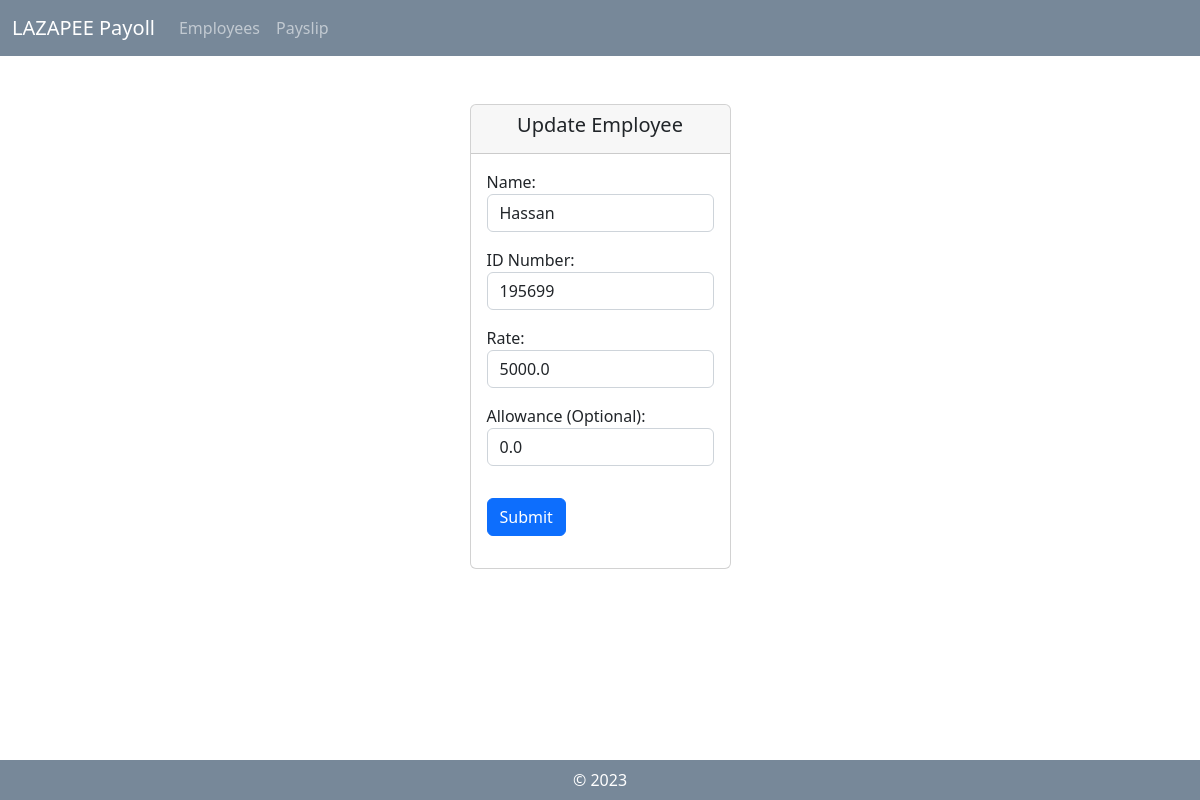
The page /update_employee/10/ on the database its author committed.
### payroll_app/models.py (models this page shows, shortened)
class Employee(models.Model):
    name = models.CharField(max_length=255)
    id_number = models.CharField(max_length=20, unique=True)
    rate = models.FloatField()
    overtime_pay = models.FloatField(null = True, blank = True)
    allowance = models.FloatField(null = True, blank = True)

### payroll_app/views.py (the view)
# urls.py: path('update_employee/<int:pk>/', views.update_employee, name='update_employee'),
def update_employee(request, pk):
        if(request.method=="POST"):
                name = request.POST.get('name')
                id_number = request.POST.get('id')
                rate = request.POST.get('rate')
                if not name:
                        messages.error(request, 'Please enter a name')
                        return redirect('create_employee')
                if not id_number:
                        messages.error(request, 'Please enter an ID number')
                        return redirect('create_employee')
                if not rate:
                        messages.error(request, 'Please enter a rate')
                        return redirect('create_employee')
                if name and id_number and rate:
                        allowance = request.POST.get('allowance') or 0.0
                        Employee.objects.filter(pk=pk).update(name=name, id_number=id_number, rate=rate, allowance=allowance)
                        return redirect('view_employee')
        else:
                e = get_object_or_404(Employee, pk=pk)
                return render(request, 'payroll_app/update_employee.html', {'e':e})

### payroll_app/templates/payroll_app/update_employee.html (shortened to what this page needs)
{% extends 'payroll_app/base.html' %}
{% load static %}
                {% block content %}
                <div class="mx-auto col-4 col-md-4 col-lg-3 mt-5">
                    <div class="card">
                        <div class="card-header text-center">
                            <h5 class="card-title">Update Employee</h5>
                        </div>
                        <div class="card-body">
                            <form method="POST" action="">{% csrf_token %}
                                <div class="form-group mb-3">
                                    <label for="name"> Name: </label>
                                    <input type="text" class="form-control" id="name" name="name" value="{{e.name}}">
                                </div>
                                <div class="form-group mb-3">
                                    <label for="id"> ID Number: </label>
                                    <input type="text" class="form-control" id="id" name="id" value="{{e.id_number}}">
                                </div>
                                <div class="form-group mb-3">
                                    <label for="rate"> Rate: </label>
                                    <input type="text" class="form-control" id="rate" name="rate" value="{{e.rate}}">
                                </div>
                                <div class="form-group mb-3">
                                    <label for="allowance"> Allowance (Optional): </label>
                                    <input type="text" class="form-control" id="allowance" name="allowance" value="{{e.allowance}}">
                                </div>
                                <button type="submit" class="justify-content-center mt-3 btn btn-primary">Submit</button>
                            </form>
                        </div>
                    </div>
                </div>
                {% endblock %}

### rows shown on the page
Employee: name "Hassan", id "195699", rate "5000.0", allowance "0.0"
